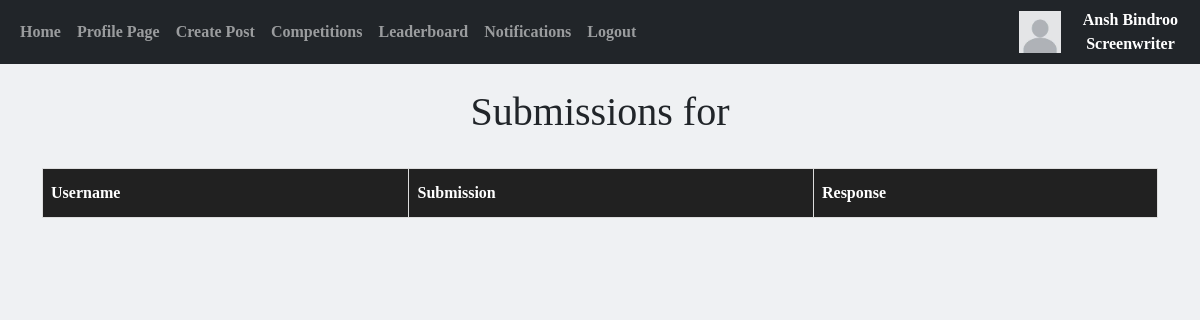
Before: /submissions/1 (signed in) with the older database file.
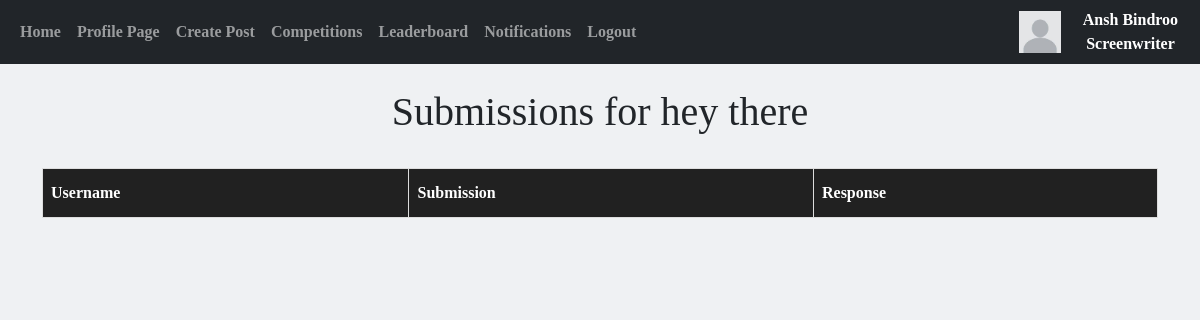
After: the same page with the newer database file.
### website/models.py (models this page shows)
class Competitions(db.Model):
    __tablename__ = "Competitions"
    compid = db.Column(db.Integer, primary_key=True)
    producerid = db.Column(db.Integer, db.ForeignKey('Producers.producerid'))
    title = db.Column(db.String(300))
    brief = db.Column(db.Text)
    deadline = db.Column(db.DateTime(timezone=True))
    deadline_string = db.Column(db.String(300))
    date_created = db.Column(db.String(300))
    datetime_created = db.Column(db.DateTime(timezone=True), default=func.now())
    submissionnum = db.Column(db.Integer)
    responses = db.relationship('Notifications', backref="comp", passive_deletes=True)
    awards = db.relationship('Awards', backref="comp", passive_deletes=True)

### website/notifs.py (the view)
@notifs.route('/submissions/<compid>', methods=['GET', 'POST'])
@login_required
def submissions(compid):
    UpdateNotificationNumber(current_user.id)
    notifs = Notifications.query.filter_by(compid = compid, message = None, ranking = None)
    competition = Competitions.query.filter_by(compid=compid).first()
    return flask.render_template('submissions.html', notifs=notifs, user=current_user, comp=competition)

### website/update.py (called while the page is built, shortened)
def UpdateNotificationNumber(userid): # Updates the number of unseen notification a user has
    if current_user.accounttype == 1:
        writer = Screenwriters.query.filter_by(userid=userid).first()
        notifs = Notifications.query.filter_by(writerid=writer.writerid)
        number = 0
        if notifs:
            current_user.notifnum = number
            db.session.commit()
        else:
            current_user.notifnum = 0
            db.session.commit()

### website/templates/submissions.html (shortened to what this page needs)
{% extends "base.html" %} {% block title %}Submissions{% endblock %} {% block content %}
<!DOCTYPE html>
<html lang="en">
<head>
</head>
<body>
    <h1 style="text-align:center">Submissions for {{comp.title}}</h1>
    <br>
    <table id="table">
        <tr>
          <th>Username</th>
          <th>Submission</th>
          <th>Response</th>
        </tr>
    </table>
</body>
</html>
{% endblock %}

Changed rows visible on the page:
added Competitions: title "hey there"
